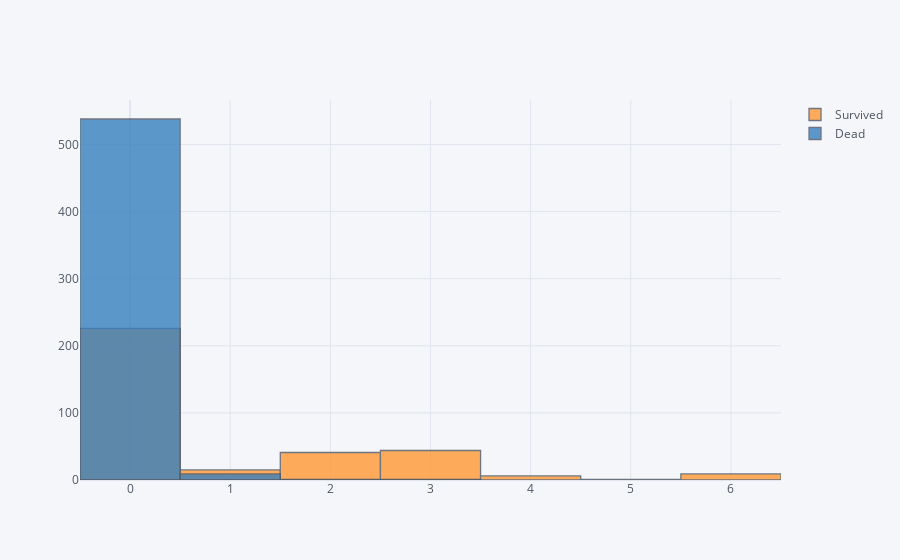

Notebook source saved alongside this figure:
### Code cell
ntrain = 891
train = df[:ntrain]
survived = train[train['Survived'] == 1]['HighChance']
dead = train[train['Survived'] == 0]['HighChance']
df_temp1 = pd.concat([survived, dead], axis=1, keys=['Survived', 'Dead'])
df_temp1.iplot(kind='histogram')

### Figure 1 — Plotly figure (JSON) as saved in the notebook; plotly's stock layout.template omitted (floating-point values rounded to 4 significant figures; data arrays with more than 128 entries replaced by an {"elided": "..."} marker saying what was removed)
{"data": [{"histfunc": "count", "histnorm": "", "marker": {"color": "rgba(255, 153, 51, 1.0)", "line": {"color": "#4D5663", "width": 1.3}}, "name": "Survived", "opacity": 0.8, "orientation": "v", "x": {"elided": "891 float values"}, "type": "histogram"}, {"histfunc": "count", "histnorm": "", "marker": {"color": "rgba(55, 128, 191, 1.0)", "line": {"color": "#4D5663", "width": 1.3}}, "name": "Dead", "opacity": 0.8, "orientation": "v", "x": {"elided": "891 float values"}, "type": "histogram"}], "layout": {"barmode": "overlay", "legend": {"bgcolor": "#F5F6F9", "font": {"color": "#4D5663"}}, "paper_bgcolor": "#F5F6F9", "plot_bgcolor": "#F5F6F9", "title": {"font": {"color": "#4D5663"}}, "xaxis": {"gridcolor": "#E1E5ED", "showgrid": true, "tickfont": {"color": "#4D5663"}, "title": {"font": {"color": "#4D5663"}, "text": ""}, "zerolinecolor": "#E1E5ED"}, "yaxis": {"gridcolor": "#E1E5ED", "showgrid": true, "tickfont": {"color": "#4D5663"}, "title": {"font": {"color": "#4D5663"}, "text": ""}, "zerolinecolor": "#E1E5ED"}}}
